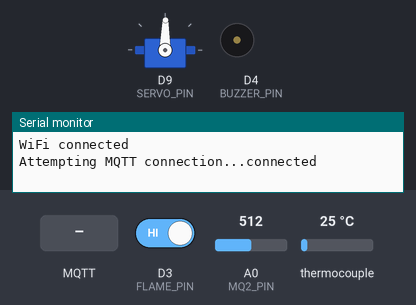
Bench run of a sketch on a simulated Arduino Uno R4 WiFi. Parts: servo, buzzer (waves = sounding, pin HIGH), the last lines printed to the serial monitor. Inputs (shaded band) come from the test bench; at power-on: D3 (FLAME_PIN) HIGH, A0 (MQ2_PIN) = 512, thermocouple 25 °C. WiFi joins after 1.5 s; servers stay silent unless stated; no MQTT or app messages arrive unless stated. At 12.3 s the program stops and its outputs stay as they are.

Above: at 3.7 s.
3.8 s: MQTT message "90" arrives on the first subscribed topic
6.2 s: MQTT message "200" arrives on the second subscribed topic
At 7.9 s:
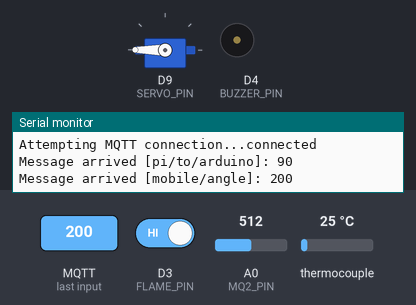
8.6 s: MQTT message "5" arrives on the third subscribed topic
At 11.3 s:
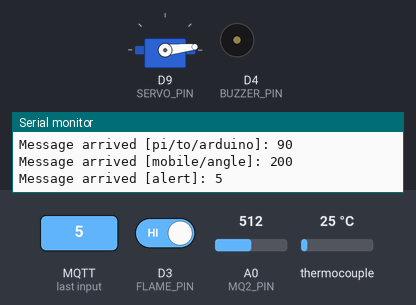
11.6 s: D3 (FLAME_PIN) driven LOW
At 12.1 s:
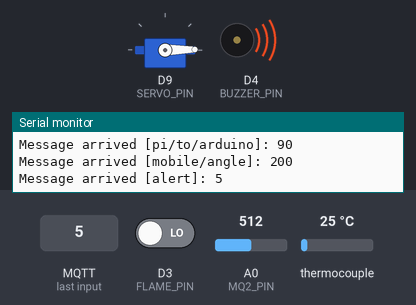
Timing chart, 0 to 13.8 s (numbered marks = the images above; inputs shaded):
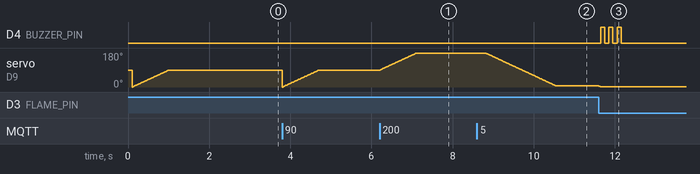

The sketch:

arduino_end.ino
```cpp
#include <WiFiS3.h>
#include <PubSubClient.h>
#include <Servo.h>
#include <max6675.h>
#if defined(ARDUINO_ARCH_AVR)
#include <avr/wdt.h>
#elif defined(ARDUINO_ARCH_RENESAS)
// Some cores don't expose a cmsis.h include path; forward-declare the symbol
extern "C" void NVIC_SystemReset(void);
#endif

const char* ssid = "Neo_Mallena_7";
const char* password = "947606139";
const char* mqtt_server = "10.211.141.246"; // IP of Raspberry Pi

Servo myServo;
String msg_from_pi5 = "";

#define SERVO_PIN 9
#define FLAME_PIN 3
#define BUZZER_PIN 4
#define MQ2_PIN A0

// Thermocouple pins
int thermoSO = 8;
int thermoCS = 6;
int thermoSCK = 7;
MAX6675 thermocouple(thermoSCK, thermoCS, thermoSO);

int alert = 0;
int currentAngle = 0;
bool emergency = false;
unsigned long lastBuzz = 0;

WiFiClient wifiClient;
PubSubClient client(wifiClient);

void reconnect() {
  while (!client.connected()) {
    Serial.print("Attempting MQTT connection...");
    if (client.connect("ArduinoClient")) {
      Serial.println("connected");
      client.subscribe("pi/to/arduino");
      client.subscribe("mobile/angle");
      client.subscribe("alert");
    } else {
      Serial.print("failed, rc=");
      Serial.print(client.state());
      delay(500);
    }
  }
}

void moveServo(int target) {
  if (target == currentAngle) return;
  int step = (target > currentAngle) ? 1 : -1;
  for (int pos = currentAngle; pos != target; pos += step) {
    myServo.write(pos);
    delay(10);
  }
  currentAngle = target;
}

void buzzPattern() {
  for (int i = 0; i < 3; i++) {
    digitalWrite(BUZZER_PIN, HIGH);
    delay(100);
    digitalWrite(BUZZER_PIN, LOW);
    delay(100);
  }
}

static void softResetBoard() {
#if defined(ARDUINO_ARCH_AVR)
  wdt_enable(WDTO_15MS);
  while (true) {}
#elif defined(ARDUINO_ARCH_RENESAS)
  NVIC_SystemReset();
#elif defined(ESP8266) || defined(ESP32)
  ESP.restart();
#else
  void (*resetFunc)(void) = 0;
  resetFunc();
#endif
}

void emergencyShutdown() {
  client.publish("arduino/alert", "Flame Detected – Resetting");
  delay(100);
  softResetBoard();
}

void checkEmergency(bool flameDetected) {
  if (flameDetected) {
    emergency = true;
    client.publish("arduino/alert", "Flame Detected!");
    client.publish("alert", "1");
    moveServo(0);
    buzzPattern();
    lastBuzz = millis();
    while (true) {
      moveServo(0);
    }
  } else {
    emergency = false;
    client.publish("arduino/alert", "Clear");
    digitalWrite(BUZZER_PIN, LOW);
  }
}

void callback(char* topic, byte* payload, unsigned int length) {
  Serial.print("Message arrived [");
  Serial.print(topic);
  Serial.print("]: ");

  msg_from_pi5 = "";
  for (unsigned int i = 0; i < length; i++) {
    msg_from_pi5 += (char)payload[i];
    Serial.print((char)payload[i]);
  }
  Serial.println();
  moveServo(msg_from_pi5.toInt());
  currentAngle = msg_from_pi5.toInt();
}

void setup() {
  myServo.attach(SERVO_PIN);
  delay(100);
  moveServo(90);
  currentAngle = 0;

  pinMode(FLAME_PIN, INPUT);
  pinMode(BUZZER_PIN, OUTPUT);

  Serial.begin(115200);
  WiFi.begin(ssid, password);
  while (WiFi.status() != WL_CONNECTED) {
    moveServo(0);
    delay(500);
    Serial.print(".");
  }
  moveServo(0);
  Serial.println("WiFi connected");
  client.setServer(mqtt_server, 1883);
  client.setCallback(callback);

  client.publish("alert", "0");
}

void loop() {
  if (!client.connected()) {
    reconnect();
  }
  client.loop();

  float temp = thermocouple.readCelsius();
  bool flame = digitalRead(FLAME_PIN);
  int gasValue = analogRead(MQ2_PIN);

  checkEmergency(!flame);

  static unsigned long lastMsg = 0;
  if (millis() - lastMsg > 5000) {
    lastMsg = millis();
    String msg = "{\"gas\":" + String(gasValue) + ",\"flame\":" + String(!flame) + ",\"temp\":" + String(temp) + "}";
    client.publish("arduino/to/pi", msg.c_str());
  }
}
```

Measured:
- after the input at 6.2 s, servo on D9 (SERVO_PIN): moves from 89° to 180° over 0.90 s, starting at once
- after the input at 8.6 s, servo on D9 (SERVO_PIN): moves from 180° to 6° over 1.7 s, starting after 0.21 s
- after the input at 11.6 s, D4 (BUZZER_PIN): alternates HIGH for 0.10 s and LOW for 0.10 s, 6 changes in all, then stays LOW, starting after 0.05 s; servo on D9 (SERVO_PIN): 6° → 1° at once
